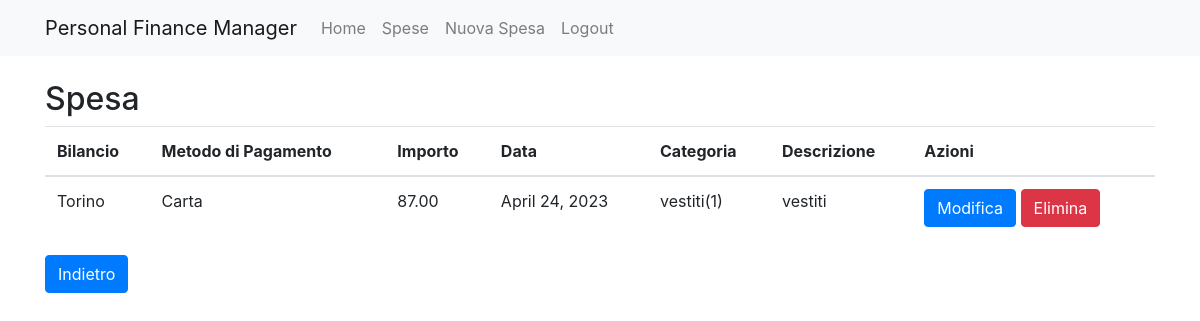
Screenshot of /expense/308/ (signed in) with the database file from the repository.
### expenses/models.py (models this page shows, shortened)
class Expense(models.Model):
    user = models.ForeignKey(User, on_delete=models.CASCADE)
    balance = models.ForeignKey(Balance, on_delete=models.CASCADE)
    payment_method = models.ForeignKey(Payment_Method, on_delete=models.CASCADE)
    amount = models.DecimalField(max_digits = 6, decimal_places=2)
    date = models.DateField()
    category = models.ForeignKey(Category, on_delete=models.CASCADE)
    description = models.CharField(max_length=200)

class Balance(models.Model):
    user = models.ForeignKey(User, on_delete=models.CASCADE)
    name = models.CharField(max_length=200)
    def display(self):
        string = self.name
        string = string[0].upper() + string[1:]
        return string

class Payment_Method(models.Model):
    user = models.ForeignKey(User, on_delete=models.CASCADE)
    name = models.CharField(max_length=200)
    def display(self):
        string = self.name
        string = string[0].upper() + string[1:]
        return string

class Category(models.Model):
    user = models.ForeignKey(User, on_delete=models.CASCADE)
    name = models.CharField(max_length=200)
    def __str__(self):
        return self.name + "(" + str(self.user.id) + ")"

### expenses/views.py (the view)
# urls.py: path('expense/<int:pk>/', views.expense_show, name='expense_show'),
@login_required
def expense_show(request, pk):
    expense = get_object_or_404(Expense, pk=pk, user=request.user)
    return render(request, 'expense_show.html', {'expense': expense})

### expenses/templates/expense_show.html (shortened to what this page needs)
{% extends 'base.html' %}
{% block content %}
  <h2>Spesa</h2>
  <table class="table">
    <thead>
      <tr>
        <th>Bilancio</th>
        <th>Metodo di Pagamento</th>
        <th>Importo</th>
        <th>Data</th>
        <th>Categoria</th>
        <th>Descrizione</th>
        <th>Azioni</th>
      </tr>
    </thead>
    <tbody>
        <tr>
          <td>{{ expense.balance.display }}</td>
          <td>{{ expense.payment_method.display }}</td>
          <td>{{ expense.amount }}</td>
          <td>{{ expense.date }}</td>
          <td>{{ expense.category }}</td>
          <td>{{ expense.description }}</td>
          <td>
            <a href="{% url 'expense_edit' expense.pk %}" class="btn btn-primary">Modifica</a>
            <a href="{% url 'expense_delete' expense.pk %}" class="btn btn-danger">Elimina</a>
          </td>
        </tr>
    </tbody>
  </table>
  <a href="{% url 'expenses_list' %}" class="btn btn-primary">Indietro</a>
{% endblock %}

### rows the page displays
Expense: balance.display "Torino", payment_method.display "Carta", amount "87.00", date "April 24, 2023", category "vestiti(1)", description "vestiti"
